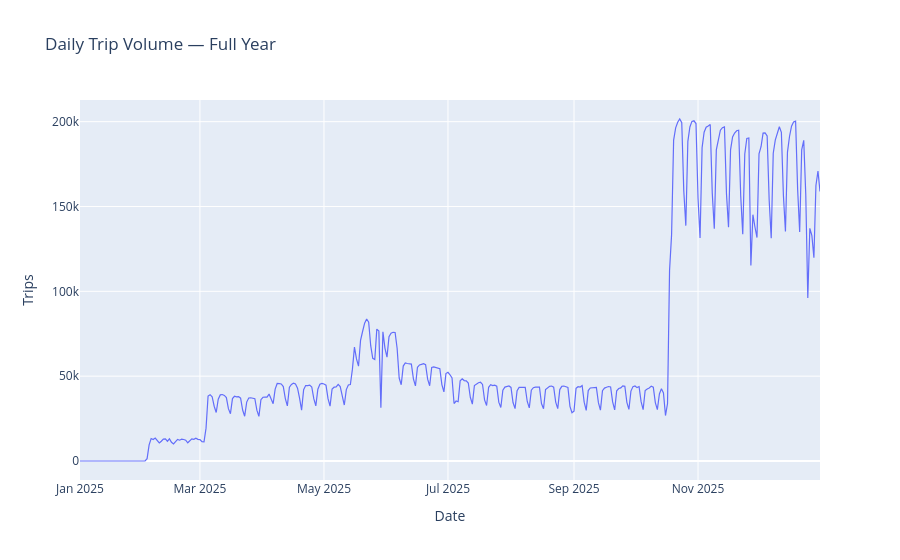
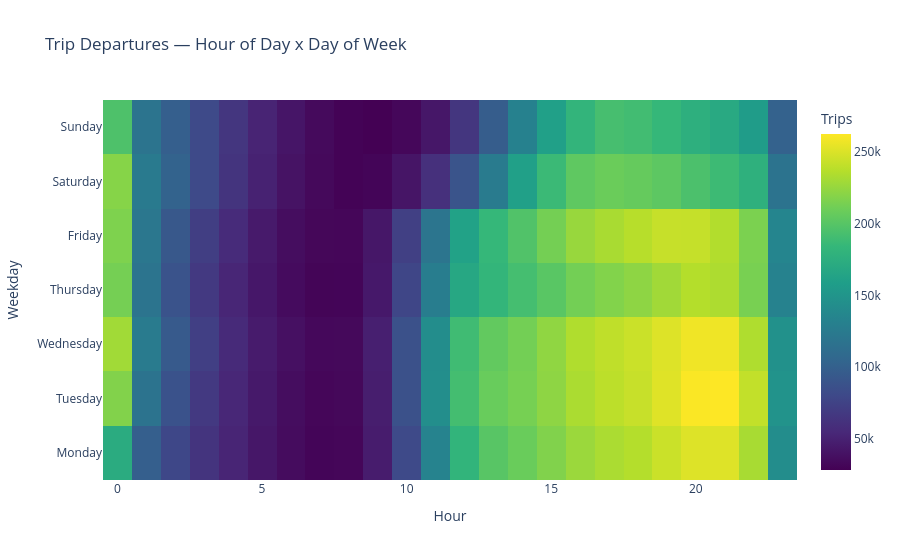
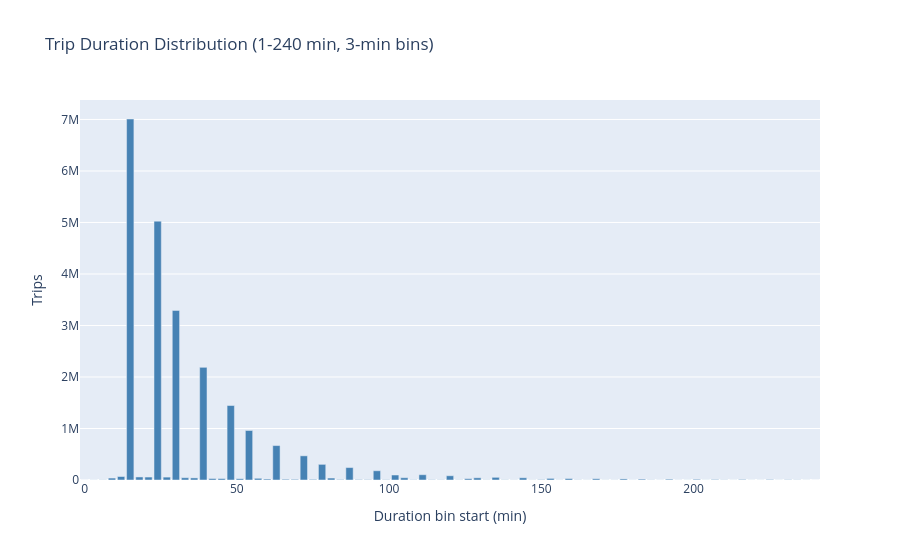
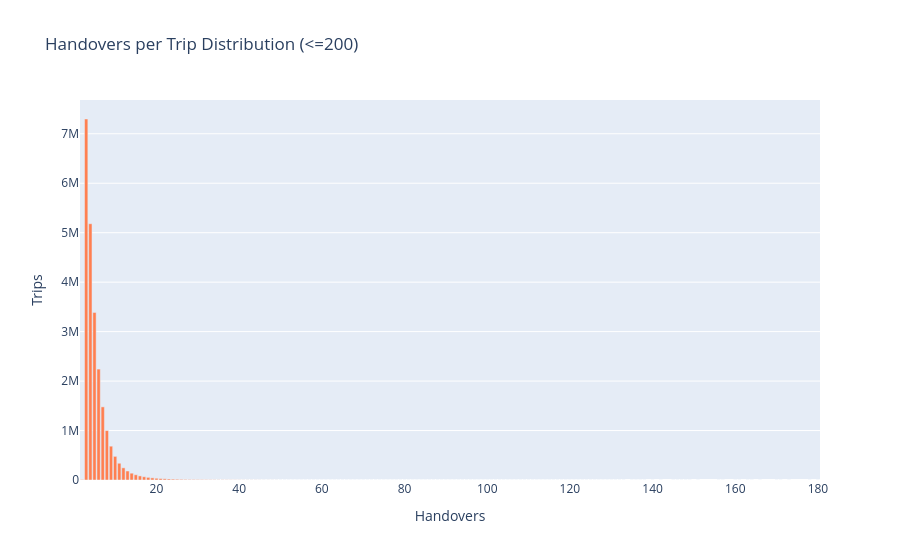

Notebook source saved alongside these figures, in order:
### Code cell
## Visualisations (memory-safe + progress logging)

import time
import plotly.express as px
import plotly.graph_objects as go

viz_start = time.time()

def _log(step: str):
    elapsed = time.time() - viz_start
    print(f"[{elapsed:6.1f}s] {step}")

TRIPS_SOURCE = "trips"
_log("Starting visualisations...")

overview = con.execute(f"""
    SELECT
        COUNT(*) AS n_trips,
        COUNT(DISTINCT vehicle_id) AS n_vehicles,
        MIN(event_date) AS first_date,
        MAX(event_date) AS last_date
    FROM {TRIPS_SOURCE}
""").df()

print(
    f"Total trips: {int(overview.loc[0, 'n_trips']):,} | "
    f"Vehicles: {int(overview.loc[0, 'n_vehicles']):,} | "
    f"Range: {overview.loc[0, 'first_date']} to {overview.loc[0, 'last_date']}"
)

# 1) Daily trip volume
_log("Querying daily trip volume...")
daily = con.execute(f"""
    SELECT event_date, COUNT(*) AS n_trips
    FROM {TRIPS_SOURCE}
    GROUP BY event_date
    ORDER BY event_date
""").df()

_log("Rendering daily trip volume chart...")
fig1 = px.line(
    daily, x='event_date', y='n_trips',
    title='Daily Trip Volume — Full Year',
    labels={'event_date': 'Date', 'n_trips': 'Trips'}
)
fig1.update_traces(line_width=1.2)
fig1.update_layout(hovermode='x unified')
fig1.show()

# 2) Hourly departure heatmap
_log("Querying hour x weekday matrix...")
heatmap_data = con.execute(f"""
    SELECT
        EXTRACT(DOW FROM trip_start)::INT AS weekday_n,
        CASE EXTRACT(DOW FROM trip_start)::INT
            WHEN 0 THEN 'Sunday'
            WHEN 1 THEN 'Monday'
            WHEN 2 THEN 'Tuesday'
            WHEN 3 THEN 'Wednesday'
            WHEN 4 THEN 'Thursday'
            WHEN 5 THEN 'Friday'
            ELSE 'Saturday'
        END AS weekday,
        EXTRACT(HOUR FROM trip_start)::INT AS hour,
        COUNT(*) AS n_trips
    FROM {TRIPS_SOURCE}
    GROUP BY 1, 2, 3
    ORDER BY 1, 3
""").df()

pivot = heatmap_data.pivot(index='weekday', columns='hour', values='n_trips').fillna(0)
day_order = ['Monday', 'Tuesday', 'Wednesday', 'Thursday', 'Friday', 'Saturday', 'Sunday']
pivot = pivot.reindex([d for d in day_order if d in pivot.index])

_log("Rendering heatmap...")
fig2 = go.Figure(go.Heatmap(
    z=pivot.values,
    x=pivot.columns.tolist(),
    y=pivot.index.tolist(),
    colorscale='Viridis',
    colorbar=dict(title='Trips')
))
fig2.update_layout(
    title='Trip Departures — Hour of Day x Day of Week',
    xaxis_title='Hour',
    yaxis_title='Weekday',
)
fig2.show()

# 3) Trip duration distribution (pre-binned in SQL)
_log("Querying duration histogram bins...")
duration_hist = con.execute(f"""
    WITH clipped AS (
        SELECT duration_minutes
        FROM {TRIPS_SOURCE}
        WHERE duration_minutes BETWEEN 1 AND 240
    )
    SELECT
        FLOOR(duration_minutes / 3)::INT * 3 AS bin_start_min,
        COUNT(*) AS n_trips
    FROM clipped
    GROUP BY 1
    ORDER BY 1
""").df()

_log("Rendering duration distribution...")
fig3 = px.bar(
    duration_hist, x='bin_start_min', y='n_trips',
    title='Trip Duration Distribution (1-240 min, 3-min bins)',
    labels={'bin_start_min': 'Duration bin start (min)', 'n_trips': 'Trips'},
    color_discrete_sequence=['steelblue']
 )
fig3.show()

# 4) Handovers distribution (pre-binned in SQL)
_log("Querying handover histogram bins...")
handover_hist = con.execute(f"""
    WITH clipped AS (
        SELECT n_handovers
        FROM {TRIPS_SOURCE}
        WHERE n_handovers <= 200
    )
    SELECT
        n_handovers AS handover_bin,
        COUNT(*) AS n_trips
    FROM clipped
    GROUP BY 1
    ORDER BY 1
""").df()

_log("Rendering handovers distribution...")
fig4 = px.bar(
    handover_hist, x='handover_bin', y='n_trips',
    title='Handovers per Trip Distribution (<=200)',
    labels={'handover_bin': 'Handovers', 'n_trips': 'Trips'},
    color_discrete_sequence=['coral']
 )
fig4.show()

# 5) RAT mix over time
_log("Querying RAT monthly mix...")
rat_monthly = con.execute(f"""
    SELECT
        STRFTIME(trip_start, '%Y-%m') AS month,
        COALESCE(dominant_rat, 'Unknown') AS dominant_rat,
        COUNT(*) AS n_trips
    FROM {TRIPS_SOURCE}
    GROUP BY 1, 2
    ORDER BY 1, 2
""").df()

_log("Rendering RAT monthly mix...")
fig5 = px.bar(
    rat_monthly, x='month', y='n_trips', color='dominant_rat',
    title='Monthly Trip Volume by Dominant RAT (4G / 5G)',
    labels={'month': 'Month', 'n_trips': 'Trips', 'dominant_rat': 'RAT'},
    barmode='stack'
 )
fig5.update_layout(xaxis_tickangle=-45)
fig5.show()

# 6) Top 20 vehicles by handovers
_log("Querying top 20 vehicles...")
top20 = con.execute(f"""
    SELECT
        vehicle_id,
        COUNT(*) AS n_trips,
        SUM(n_handovers) AS total_handovers
    FROM {TRIPS_SOURCE}
    GROUP BY vehicle_id
    ORDER BY total_handovers DESC
    LIMIT 20
""").df()

_log("Rendering top 20 vehicles chart...")
fig6 = px.bar(
    top20, x='vehicle_id', y='total_handovers', color='n_trips',
    title='Top-20 Vehicles by Total Handovers',
    labels={'vehicle_id': 'Vehicle', 'total_handovers': 'Total Handovers', 'n_trips': 'Trips'},
    color_continuous_scale='Blues'
 )
fig6.update_layout(xaxis_tickangle=-60, xaxis_tickfont_size=9)
fig6.show()

# 7) Duration vs Handovers scatter (small DB-side sample only)
_log("Querying scatter sample (max 5k rows)...")
sample = con.execute(f"""
    SELECT
        duration_minutes,
        n_handovers,
        COALESCE(dominant_rat, 'Unknown') AS dominant_rat
    FROM {TRIPS_SOURCE}
    WHERE duration_minutes BETWEEN 1 AND 240
    USING SAMPLE 5000 ROWS
""").df()

_log(f"Rendering scatter ({len(sample):,} rows)...")
fig7 = px.scatter(
    sample, x='duration_minutes', y='n_handovers',
    color='dominant_rat', opacity=0.4,
    title='Trip Duration vs Handovers (sample)',
    labels={
        'duration_minutes': 'Duration (min)',
        'n_handovers': 'Handovers',
        'dominant_rat': 'RAT'
    }
)
fig7.show()

_log("Visualisations complete.")

### Figure 1 — Plotly figure (JSON) as saved in the notebook; plotly's stock layout.template omitted (floating-point values rounded to 4 significant figures; data arrays with more than 128 entries replaced by an {"elided": "..."} marker saying what was removed)
{"data": [{"hovertemplate": "Date=%{x}<br>Trips=%{y}<extra></extra>", "legendgroup": "", "line": {"color": "#636efa", "dash": "solid", "width": 1.2}, "marker": {"symbol": "circle"}, "mode": "lines", "name": "", "orientation": "v", "showlegend": false, "type": "scatter", "x": {"elided": "359 str values"}, "xaxis": "x", "y": {"elided": "359 int values"}, "yaxis": "y"}], "layout": {"hovermode": "x unified", "legend": {"tracegroupgap": 0}, "title": {"text": "Daily Trip Volume — Full Year"}, "xaxis": {"anchor": "y", "domain": [0, 1], "title": {"text": "Date"}}, "yaxis": {"anchor": "x", "domain": [0, 1], "title": {"text": "Trips"}}}}

### Figure 2 — Plotly figure (JSON) as saved in the notebook; plotly's stock layout.template omitted (floating-point values rounded to 4 significant figures; data arrays with more than 128 entries replaced by an {"elided": "..."} marker saying what was removed)
{"data": [{"colorbar": {"title": {"text": "Trips"}}, "colorscale": [[0, "#440154"], [0.1111, "#482878"], [0.2222, "#3e4989"], [0.3333, "#31688e"], [0.4444, "#26828e"], [0.5556, "#1f9e89"], [0.6667, "#35b779"], [0.7778, "#6ece58"], [0.8889, "#b5de2b"], [1, "#fde725"]], "type": "heatmap", "x": [0, 1, 2, 3, 4, 5, 6, 7, 8, 9, 10, 11, 12, 13, 14, 15, 16, 17, 18, 19, 20, 21, 22, 23], "y": ["Monday", "Tuesday", "Wednesday", "Thursday", "Friday", "Saturday", "Sunday"], "z": {"elided": "7x24 int values"}}], "layout": {"title": {"text": "Trip Departures — Hour of Day x Day of Week"}, "xaxis": {"title": {"text": "Hour"}}, "yaxis": {"title": {"text": "Weekday"}}}}

### Figure 3 — Plotly figure (JSON) as saved in the notebook; plotly's stock layout.template omitted (floating-point values rounded to 4 significant figures)
{"data": [{"hovertemplate": "Duration bin start (min)=%{x}<br>Trips=%{y}<extra></extra>", "legendgroup": "", "marker": {"color": "steelblue", "pattern": {"shape": ""}}, "name": "", "orientation": "v", "showlegend": false, "textposition": "auto", "type": "bar", "x": [0, 3, 6, 9, 12, 15, 18, 21, 24, 27, 30, 33, 36, 39, 42, 45, 48, 51, 54, 57, 60, 63, 66, 69, 72, 75, 78, 81, 84, 87, 90, 93, 96, 99, 102, 105, 108, 111, 114, 117, 120, 123, 126, 129, 132, 135, 138, 141, 144, 147, 150, 153, 156, 159, 162, 165, 168, 171, 174, 177, 180, 183, 186, 189, 192, 195, 198, 201, 204, 207, 210, 213, 216, 219, 222, 225, 228, 231, 234, 237, 240], "xaxis": "x", "y": [175, 1741, 3289, 37489, 67771, 7009048, 59021, 57260, 5026035, 55991, 3292575, 44371, 40513, 2187993, 29039, 27294, 1446098, 24190, 961273, 32765, 18173, 668511, 14065, 12619, 469457, 11597, 303606, 37718, 8816, 241312, 7677, 6527, 179513, 5871, 96714, 44239, 4912, 102798, 5408, 3931, 82257, 3530, 25564, 42677, 3069, 51632, 4104, 2553, 42907, 2424, 6795, 31018, 2101, 27887, 3345, 1892, 24421, 1892, 2105, 20719, 1665, 16217, 3211, 1501, 15248, 1508, 1275, 13478, 1290, 9366, 3381, 1242, 10034, 1243, 1074, 8948, 1132, 5223, 3499, 1088, 27], "yaxis": "y"}], "layout": {"barmode": "relative", "legend": {"tracegroupgap": 0}, "title": {"text": "Trip Duration Distribution (1-240 min, 3-min bins)"}, "xaxis": {"anchor": "y", "domain": [0, 1], "title": {"text": "Duration bin start (min)"}}, "yaxis": {"anchor": "x", "domain": [0, 1], "title": {"text": "Trips"}}}}

### Figure 4 — Plotly figure (JSON) as saved in the notebook; plotly's stock layout.template omitted (floating-point values rounded to 4 significant figures; data arrays with more than 128 entries replaced by an {"elided": "..."} marker saying what was removed)
{"data": [{"hovertemplate": "Handovers=%{x}<br>Trips=%{y}<extra></extra>", "legendgroup": "", "marker": {"color": "coral", "pattern": {"shape": ""}}, "name": "", "orientation": "v", "showlegend": false, "textposition": "auto", "type": "bar", "x": {"elided": "156 float values"}, "xaxis": "x", "y": {"elided": "156 int values"}, "yaxis": "y"}], "layout": {"barmode": "relative", "legend": {"tracegroupgap": 0}, "title": {"text": "Handovers per Trip Distribution (<=200)"}, "xaxis": {"anchor": "y", "domain": [0, 1], "title": {"text": "Handovers"}}, "yaxis": {"anchor": "x", "domain": [0, 1], "title": {"text": "Trips"}}}}
